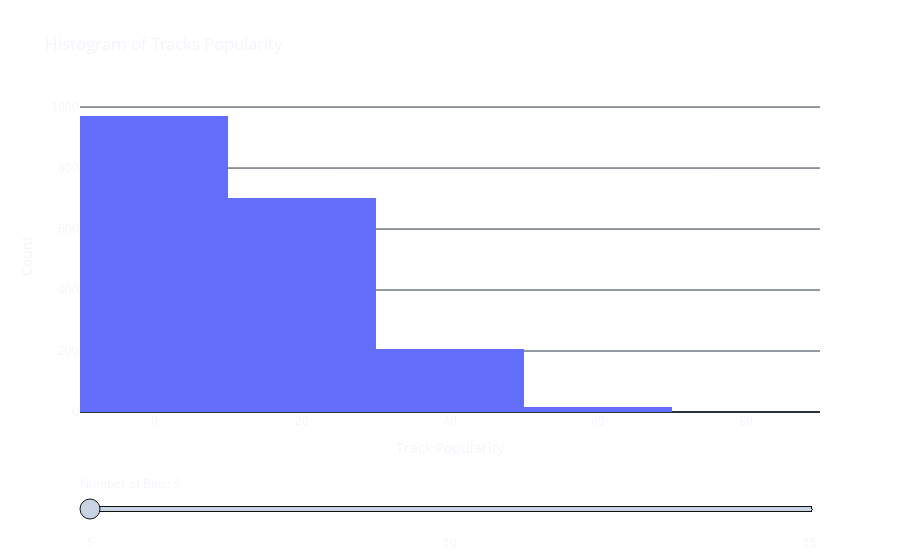

Notebook code for this chart:
### Code cell
import plotly.graph_objs as go
from plotly.subplots import make_subplots

fig = make_subplots()
fig.add_trace(go.Histogram(x=pop_df['popularity'], nbinsx=5))

# Update layout with slider
fig.update_layout(
    sliders=[
        {
            'pad': {"t": 60},
            'currentvalue': {"prefix": "Number of Bins: "},
            'steps': [{'method': 'restyle', 'label': str(i), 'args': [{'nbinsx': i}]} for i in range(5, 16, 5)]
        }
    ]
)
fig.update_layout(
    paper_bgcolor='rgba(0,0,0,0)',
    plot_bgcolor='rgba(0,0,0,0)'
)
# Update axes and layout
fig.update_xaxes(title_text='Track Popularity')
fig.update_yaxes(title_text='Count')
fig.update_layout(title_text='Histogram of Tracks Popularity')

# Show the plot
fig.show()
fig.write_html("Q7_histogram.html")

### Figure 1 — Plotly figure (JSON) as saved in the notebook; plotly's stock layout.template omitted (floating-point values rounded to 4 significant figures; data arrays with more than 128 entries replaced by an {"elided": "..."} marker saying what was removed)
{"data": [{"nbinsx": 5, "x": {"elided": "1894 float values"}, "type": "histogram"}], "layout": {"xaxis": {"anchor": "y", "domain": [0.0, 1.0], "title": {"text": "Track Popularity"}}, "yaxis": {"anchor": "x", "domain": [0.0, 1.0], "title": {"text": "Count"}}, "sliders": [{"currentvalue": {"prefix": "Number of Bins: "}, "pad": {"t": 60}, "steps": [{"args": [{"nbinsx": 5}], "label": "5", "method": "restyle"}, {"args": [{"nbinsx": 10}], "label": "10", "method": "restyle"}, {"args": [{"nbinsx": 15}], "label": "15", "method": "restyle"}]}], "paper_bgcolor": "rgba(0,0,0,0)", "plot_bgcolor": "rgba(0,0,0,0)", "title": {"text": "Histogram of Tracks Popularity"}}}
